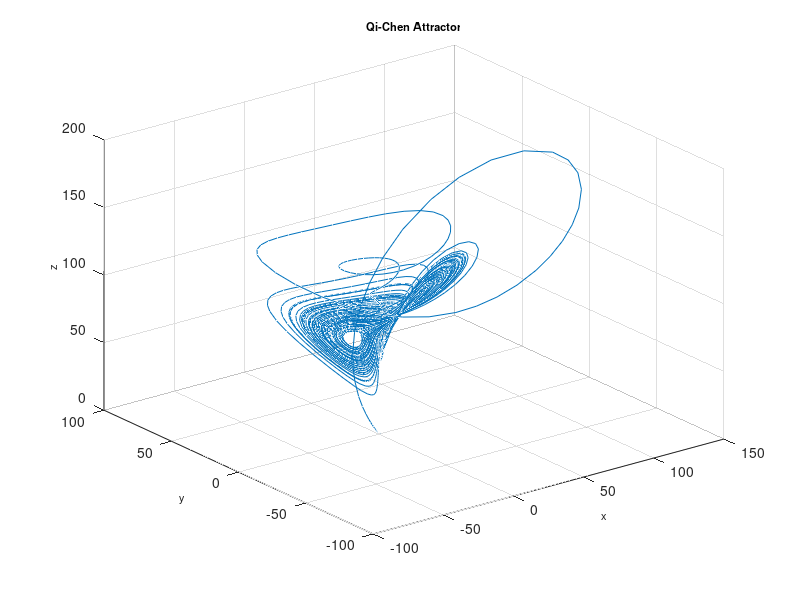

The MATLAB source for this figure:
function QiChen
%==========================================================================
% Matlab program to plot a phase portrait of the 3D chaotic system
%==========================================================================
clear
clc
clf
%==================== Parameters ==========================================
a =38; b=8/3; c=80;
%===================== Initial conditions =================================
initial=[1, 0.1, 0.2]; 
% =============== Solves ODEs =============================================
deq1=@(t,x) [a*(x(2)-x(1))+x(2)*x(3); c*x(1)+x(2)-x(1)*x(3); ...
    x(1)*x(2)-b*x(3)];
[~,sol] = ode45(deq1,[0, 70],initial);
%============= Runs simulation ============================================
    plot3(sol(:,1),sol(:,2),sol(:,3)),grid
    title('Qi-Chen Attractor','fontsize',8)
    xlabel('x','fontsize',8)
    ylabel('y','fontsize',8)
    zlabel('z','fontsize',8)
%================= End of program =========================================